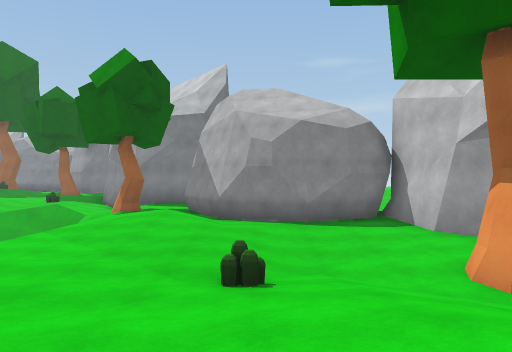
[1] (above)

17 first-person views from a walk through a 3-D level made in the Unity game engine. The camera is 1.5 m above the floor, looks level and sees 70° across. The floor is counted in squares, 2 m on a side. Each view is taken from the middle of a square. On the plan, view 1 faces up. The plan holds only what a view shows up to about 11 squares ahead; the rest is blank. The place goes on beyond the plan. The player is left out. Surface patterns are stand-ins for the level's own textures.

[2]
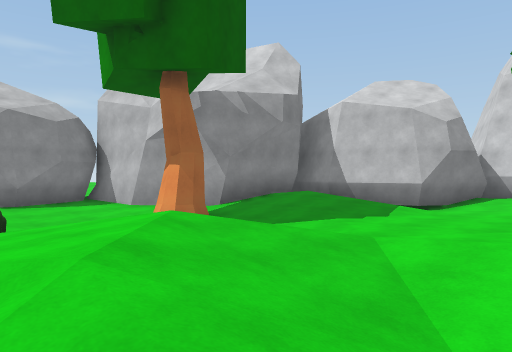

[3]
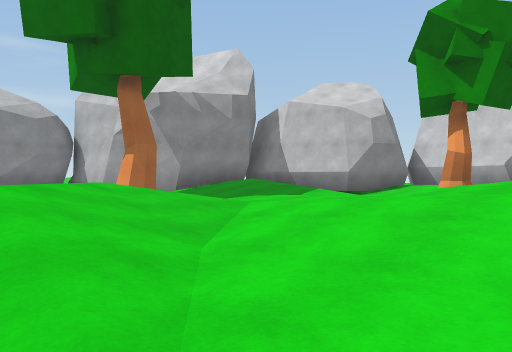

[4]
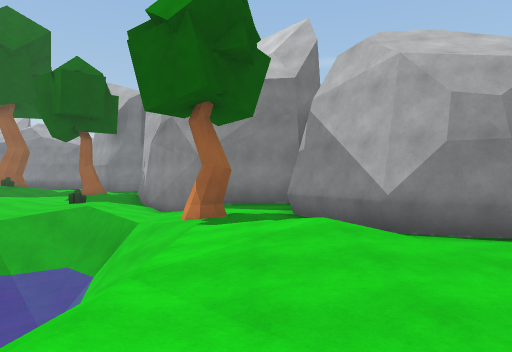

[5]
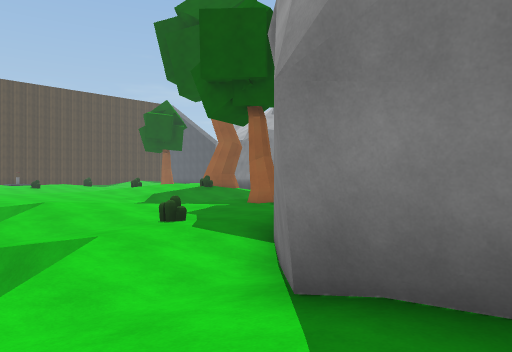

[6]
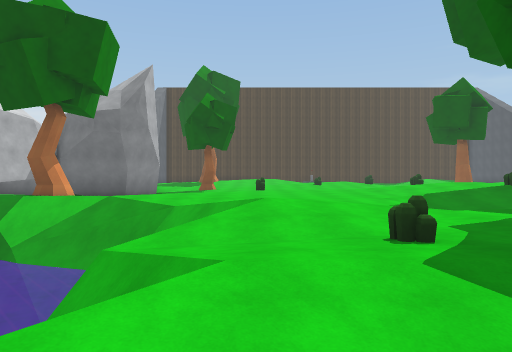

[7]
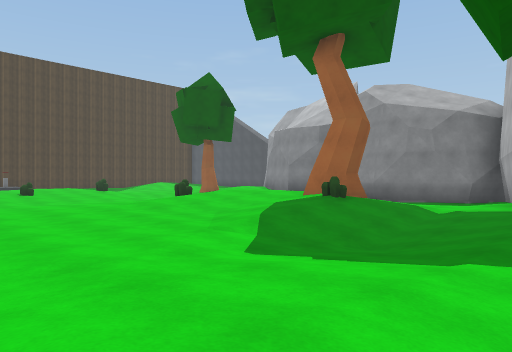

[8]
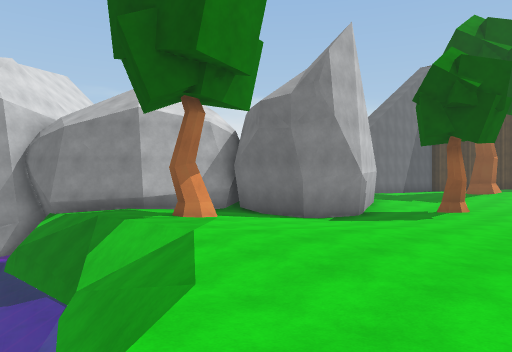

[9]
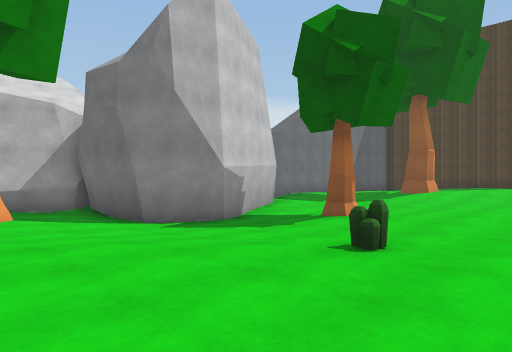

[10]
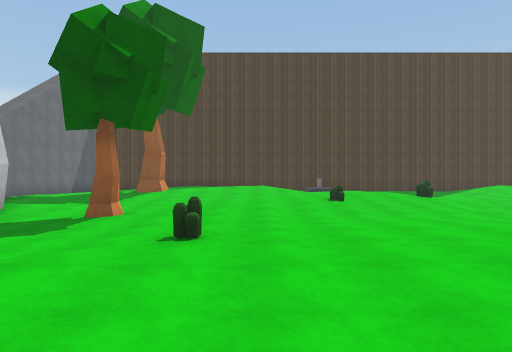

[11]
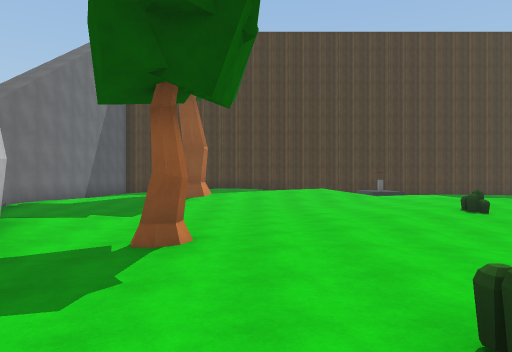

[12]
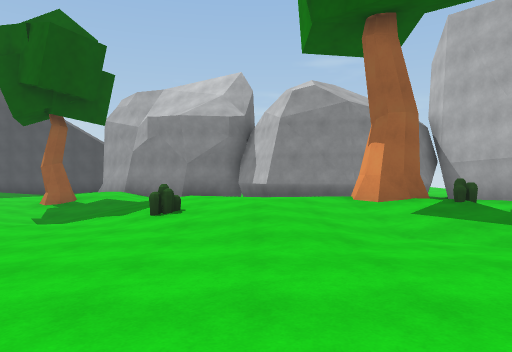

[13]
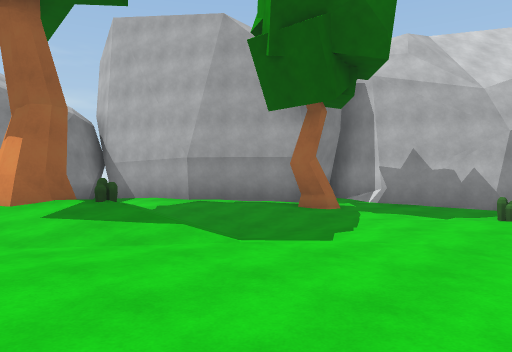

[14]
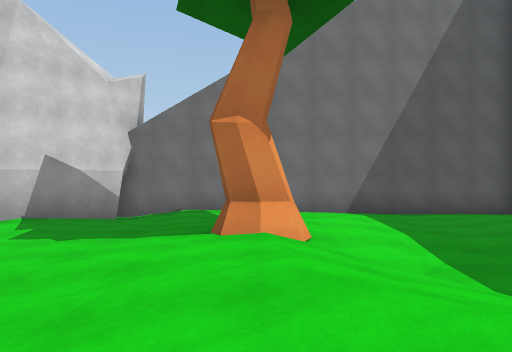

[15]
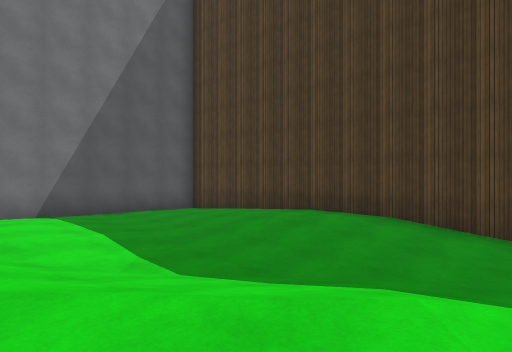

[16]
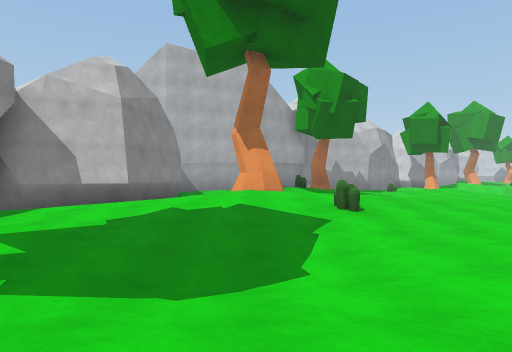

[17]
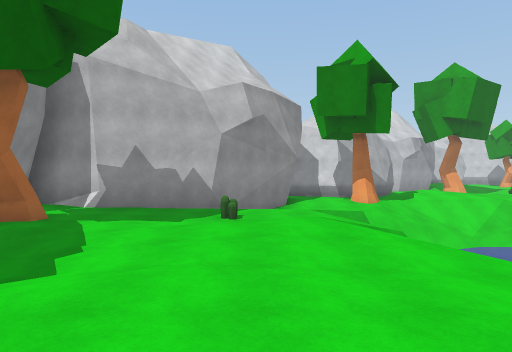

### Floor plan
Key: @ floor where view 1 was taken; # wall or solid block; . main floor; : floor 0.25 m higher than the main floor; - floor 0.25 m lower than the main floor; + floor 0.5 m higher than the main floor; _ floor 0.5 m lower than the main floor; < floor 0.75 m lower than the main floor; ( floor 2.75 m lower than the main floor; / step, stairs or slope; = window, fence, low wall or low ledge; v drop or lower ground; T tree; O other object.
Columns run from 35 left of view 1 to 10 right of it. Each row starts with its distance up from view 1.
 25           .T::.:: #######
 24           -/...:::   ...#
 23            -_-.++++  ...#
 22          -.-__.:+++/T:..##
 21           .-_--:+++:/O/-.## #
 20           ..---O:+:.://-..#.#
 19          +:..--..::..//_.T..#
 18         :::..--..:.../__....#
 17        ::::O.--.......--....##
 16      ++:...:..-..........----##
 15 #-__//++....:..........::.O--<##
 14 #.-_///+:.......O......./._--__###
 13 #:.-_-/+:......--.....-///_/=__--#
 12 #::---/+:..--T----....//  =/##_--##
 11 #::.-..T:..-----_--..///     =/T--#
 10 #:....::....--_#__--.//(      //.-##  ##
  9 #.....::..-..####_--.=/(      //::-#####
  8 #........--###  #--T.=/       //::.----#
  7 #-.-......-#    #--../=       //.:.-_--##
  6 ############    ####./v        ....-___-#
  5                    ##/v        ..-.-<_T-####
  4                     ##=         ...O-_T-.+ #
  3                      ##          ..../ -.+ #
  2                      ##          .::+/ -.: ##
  1                                   :++:-... -##
  0                                   /@/.....--.:
 -1                                   :/--.... T
 -2                                   -/-.::::
 -3                                   /_-.++++
 -4                                   /--:

Where each view was taken, in squares from view 1:
view 1: 0 up, 0 right, facing up
view 2: 2 down, 1 left, facing up-right
view 3: 4 down, 1 left, facing up-right
view 4: 4 up, 3 left, facing up
view 5: 12 up, 3 left, facing up-left
view 6: 14 up, 5 left, facing left
view 7: 14 up, 10 left, facing up-left
view 8: 15 up, 11 left, facing down-left
view 9: 16 up, 15 left, facing down-left
view 10: 15 up, 14 left, facing left
view 11: 13 up, 17 left, facing left
view 12: 14 up, 18 left, facing up
view 13: 14 up, 17 left, facing up-right
view 14: 16 up, 28 left, facing down
view 15: 16 up, 28 left, facing down-left
view 16: 22 up, 26 left, facing right
view 17: 15 up, 16 left, facing right
